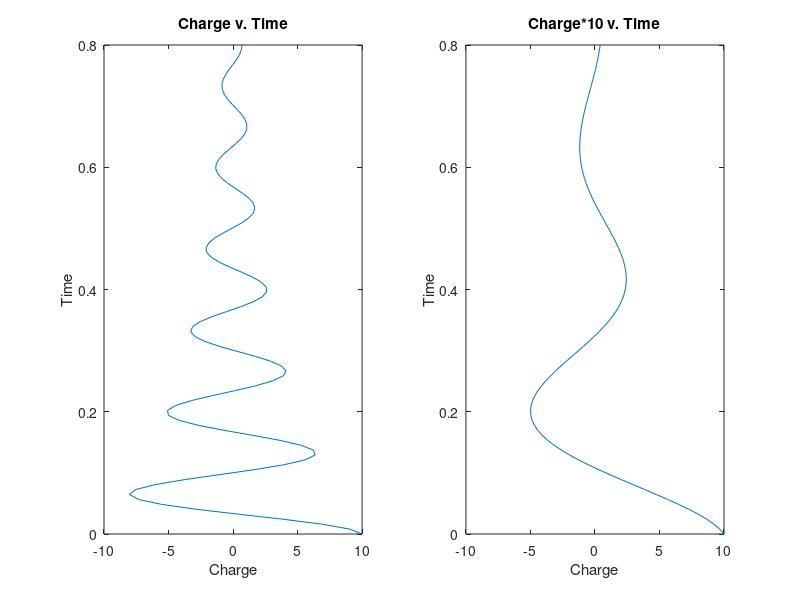

Write MATLAB code to recreate this figure.
q0 = 10;
R = 60;
L = 9;
C = 0.00005;

% Use linspace to create an array of 100 points between 0 and 0.8
t = linspace(0,0.8);

% Calculate the values of q
q = (q0)*exp((-R.*t)/(2*L)).*cos(sqrt((1/(L*C))-((R/(2*L))^2)).*t);

% Plot q vs t
subplot(1,2,1)
plot(q,t)
title('Charge v. Time')
xlabel('Charge')
ylabel('Time')

% Make the capacitor 10x bigger
q2 = (q0)*exp((-R.*t)/(2*L)).*cos(sqrt((1/(L*(C*10)))-((R/(2*L))^2)).*t);

% Plot q2 vs t
subplot(1,2,2)
plot(q2,t)
title('Charge*10 v. Time')
xlabel('Charge')
ylabel('Time')